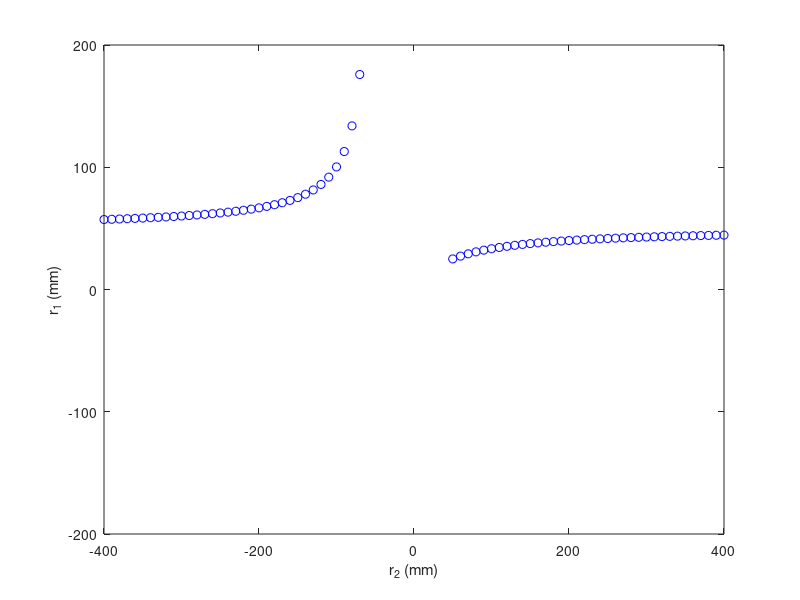

Here is the MATLAB script that generated this plot: (Note: this script raises an error after producing the figure.)
clear all;
close all;
pkg load statistics;

 
%% ------------- パラメータ設定  ------------- %%
n_NBK7 = 1.5007;
lens1.n = [n_NBK7 1];
lens1.b = [0 0];           
lens1.d = [0 0];
lens2.n_0 = 1;
lens2.s_1 = -50000;
conf.isFigLens = 'n';
conf.isFigAber = 'n';
conf.isRaytrace = 'n';
theta = deg2rad(0);           % 画角(半角) (rad.)
EPD = 50;                     % 入射瞳直径 (mm)


f_1 = 100;
n_1 = n_NBK7;
r_2 = [(-400:10:-50) (50:10:400)];
r_1 = (1/((n_1-1)*f_1) + 1./r_2).^-1;
t_1 = [-0.00001 -5 -10 -15 -20]';
figure;
plot(r_2,r_1,'bo'); ylim([-200 200]);
xlabel('r_2 (mm)'); ylabel('r_1 (mm)');


%% ------------- 収差係数計算 ------------- %%
N = size(r_2,2);
M = size(t_1,1);
B = zeros(M,N);
C = zeros(M,N);
D = zeros(M,N);
E = zeros(M,N);
F = zeros(M,N); 

for j=1:1:M
  disp([num2str(j) ' / ' num2str(M)]);
  lens2.t_1 = t_1(j);
  for i=1:1:N
    lens1.r = [r_1(i) r_2(i)];                       
    [aberdata, abercoef, gaussdata] = abercalc (lens1, lens2, theta, EPD, conf);
    B(j,i) = sum(abercoef.B);
    C(j,i) = sum(abercoef.C);
    D(j,i) = sum(abercoef.D);
    E(j,i) = sum(abercoef.E);
    F(j,i) = sum(abercoef.F);
  end
end



##%% ------------- グラフ描画 ------------- %%
##figure;
##subplot(5,1,1); plot(r_2,B,'bo');
##xlabel('r_2 (mm)'); title('Spherical aber.');
##subplot(5,1,2); plot(r_2,F,'bo');
##xlabel('r_2 (mm)'); title('Coma aber.');
##subplot(5,1,3); plot(r_2,C,'bo');
##xlabel('r_2 (mm)'); title('Astigmatism');
##subplot(5,1,4); plot(r_2,D,'bo');
##xlabel('r_2 (mm)'); title('Field curvature');
##subplot(5,1,5); plot(r_2,E,'bo');
##xlabel('r_2 (mm)'); title('Distortion');





